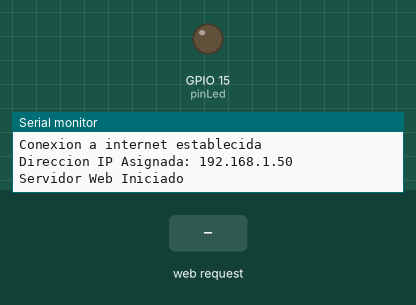
Simulated run of this sketch. Board: ESP32. On the bench: output pins drawn as LEDs (lit = HIGH), the last lines printed to the serial monitor. The test bench sets the inputs (shaded band). WiFi joins after 1.5 s; servers stay silent unless stated.

Above: at 3.2 s.
3.3 s: HTTP request GET /on2 received
At 4.5 s:
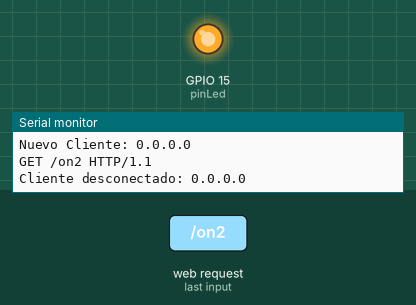
4.8 s: HTTP request GET /off2 received
At 5.9 s:
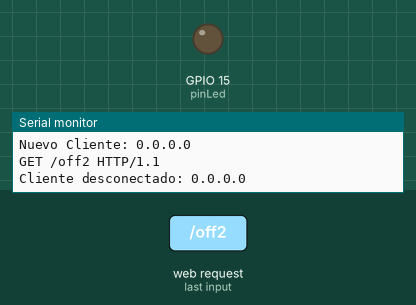
Timing chart, 0 to 7.8 s (numbered marks = the images above; inputs shaded):
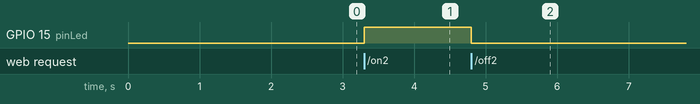

The sketch:

Codigo_practica_2-5.ino
```cpp
#include <WiFi.h>
#include <WiFiClient.h>
//Variables asignadas para la red de internet
const char* ssid="HUAWEI Y8p";
const char* password="218124505Ara";

WiFiServer server(80);
// Establecer el Pin asignado al led
#define pinLed 15

String estado="";

//configuracion de conexion a internet y arranque del servidor
void setup(){
  Serial.begin(9600);
  pinMode(pinLed,OUTPUT);
  digitalWrite(pinLed,LOW);
  WiFi.begin(ssid,password);
  while(WiFi.status()!=WL_CONNECTED){
    delay(1000);
    Serial.print(".");
  }
  Serial.println("");
  Serial.println("Conexion a internet establecida");
  Serial.print("Direccion IP Asignada: ");
  Serial.println(WiFi.localIP());
  server.begin();
  Serial.println("Servidor Web Iniciado");
}

void loop(){
  WiFiClient client=server.available();
  if(!client){ return;}
  Serial.print("Nuevo Cliente: ");
  Serial.println(client.remoteIP());
  while(!client.available()){ delay(100);}

  //Seccion de lectura de las acciones del cliente
  String req = client.readStringUntil('\r');
  Serial.println(req);
  if(req.indexOf("on2")!=-1){
    digitalWrite(pinLed , HIGH);
    estado="encendido";
  }
  if (req.indexOf("off2") != -1){
    digitalWrite(pinLed , LOW);
    estado = "Apagado";
  }

  client.println("HTTP/1.1 200 OK");
  client.println("Content-Type: text/html");
  client.println("");
  client.println("<!DOCTYPE HTML>");
  client.println("<html>");
  client.println("<head><meta charset=utf-8></head>");
  client.println("<body><center><font face='Arial'>");
  client.println("<h1>Servidor web con ESP32.</h1>");
  client.println("<h1>Rendon Alonso Luis Alberto</h1>");
  client.println("<h2><font color='#009900'>Webserver 1.0</font></h2>");
  client.println("<h3>Práctica boton</h3>");
  client.println("<br><br>");
  client.println("<a href='on2'><button>Enciende LED</button></a>");
  client.println("<a href='off2'><button>Apaga LED</button></a>");
  client.println("<br><br>");
  client.println(estado);
  client.println("</font></center></body></html>");
  Serial.print("Cliente desconectado: ");
  Serial.println(client.remoteIP());
  client.flush();
  client.stop();

}
```

Measured:
- after the input at 3.3 s, GPIO 15 (pinLed): LOW → HIGH at once
- after the input at 4.8 s, GPIO 15 (pinLed): HIGH → LOW at once
